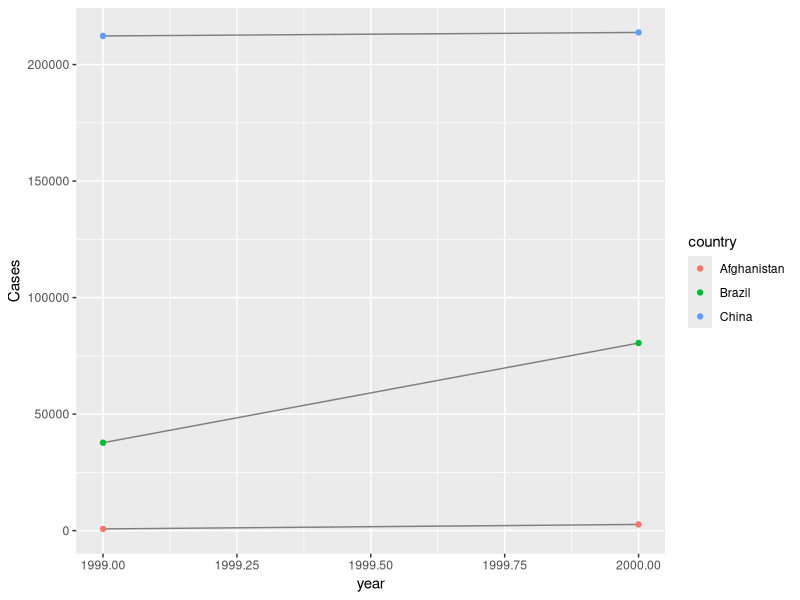

The R source for this figure:
## ---- chunk 1
knitr::opts_chunk$set(echo = TRUE)
## ---- chunk 2
library(tidyverse)
data("table2")
table2_cases <- filter(table2,type=="cases") %>%
  rename(cases=count)%>%
  arrange(country,year)

table2_population <- filter(table2,type=="population") %>%
  rename(population=count) %>%
  arrange(country,year)

table2_cases_population_ratio <- tibble(
  year=table2_cases$year,
  country=table2_cases$country,
  cases=table2_cases$cases,
  population=table2_population$population
) %>%
  mutate(cases_population_ratio=cases/population*10000) %>%
  select(country,year,cases_population_ratio)

table2_cases_population_ratio <-table2_cases_population_ratio %>%
  mutate(type="cases_population_ratio")%>%
  rename(count=cases_population_ratio)

new_table2 <- bind_rows(table2,table2_cases_population_ratio) %>%
    arrange(country, year, type, count)

data("table4a")
data("table4b")
table4_ab <-  tibble(country = table4a$country,
                     `1999` = table4a[["1999"]] / table4b[["1999"]] * 10000,
                     `2000` = table4a[["2000"]] / table4b[["2000"]] * 10000
)


#As you can see from the code, I think table2 is hard to work with. Table4a and
#table4b are much easier to handle.
                        
## ---- chunk 3
table2 %>%
  filter(type == "cases") %>%
  ggplot(aes(year, count)) + 
  geom_line(aes(group = country), colour = "grey50") + 
  geom_point(aes(colour = country))+
  ylab("Cases")

## ---- chunk 4
#They are not perfectly symmetrical because the column type information is missing when we transform the dataframe
#Character, Numeric type differences, etc


## ---- chunk 5
#This code fails because the function interprets 1999 and 2000 to be 1999th and 2000th column instead of numbers. Thus location 1999 and 2000 don't exist. We need to have (').


## ---- chunk 6
people <- tribble(
  ~name,             ~names,  ~values,
  #-----------------|--------|------
  "Phillip Woods",   "age",       45,
  "Phillip Woods",   "height",   186,
  "Phillip Woods",   "age",       50,
  "Jessica Cordero", "age",       37,
  "Jessica Cordero", "height",   156
)
pivot_wider(people, names_from="name", values_from = "values")

#If we widen this table, then it will return error because name and names columns do not uniquely identify rows.
#We can add a new column showing the unique combination of name and names.


## ---- chunk 7
preg <- tribble(
  ~pregnant, ~male, ~female,
  "yes",     NA,    10,
  "no",      20,    12
)
tidy_preg <- preg %>%
    pivot_longer(c(male, female), names_to = "sex", values_to = "count",values_drop_na = TRUE)
tidy_preg

#We need to make it longer. The variables are sex, pregnant, and number of observations

